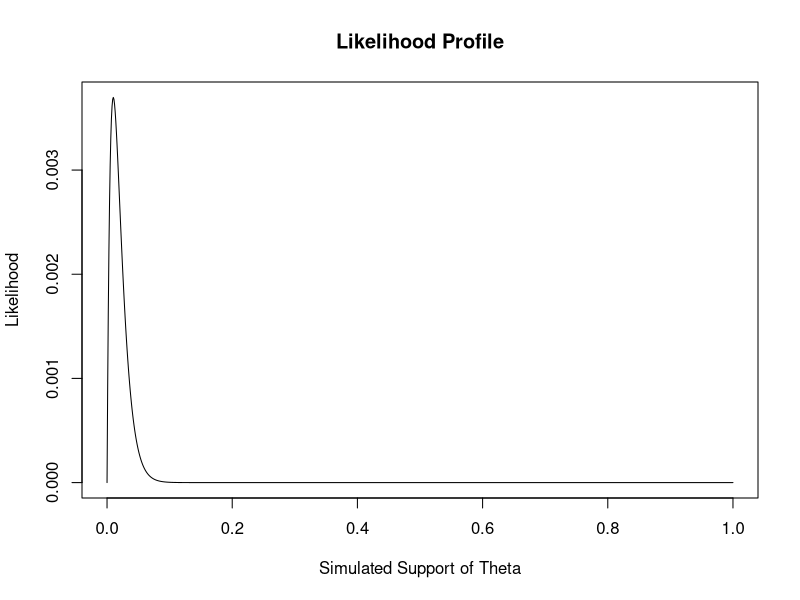
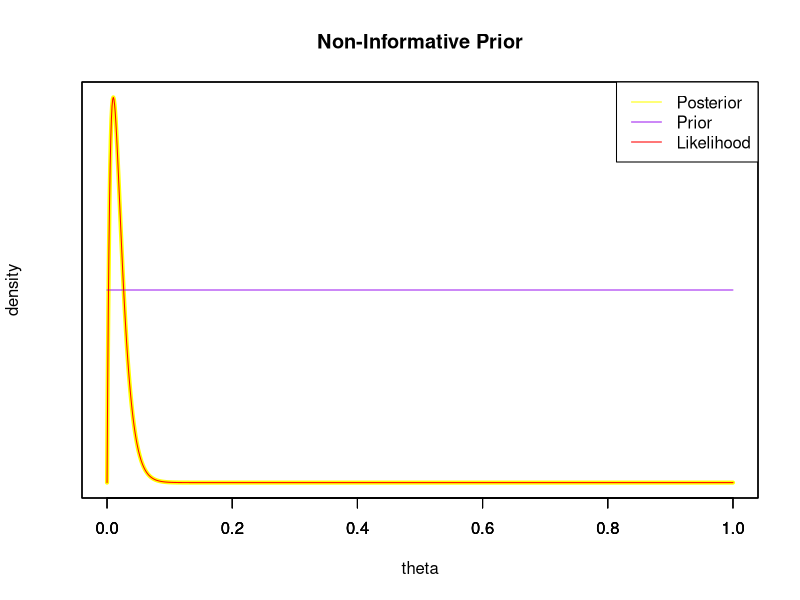
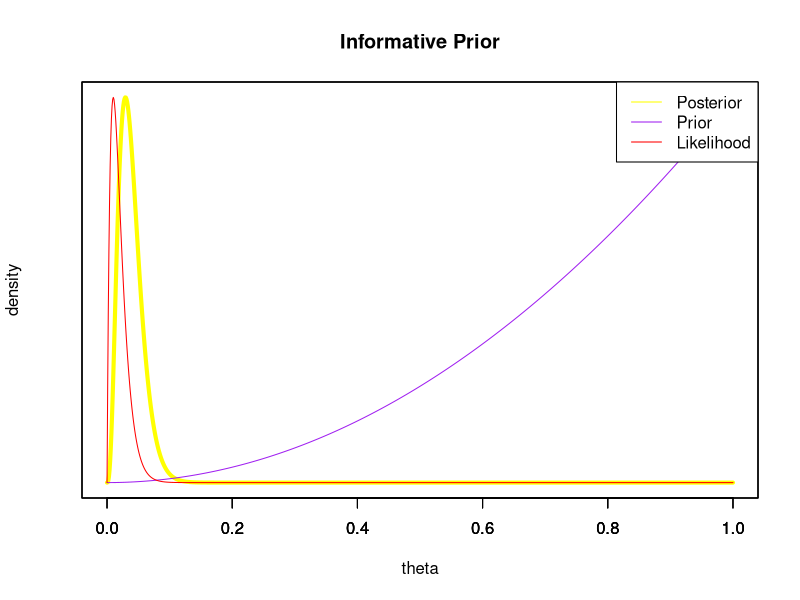
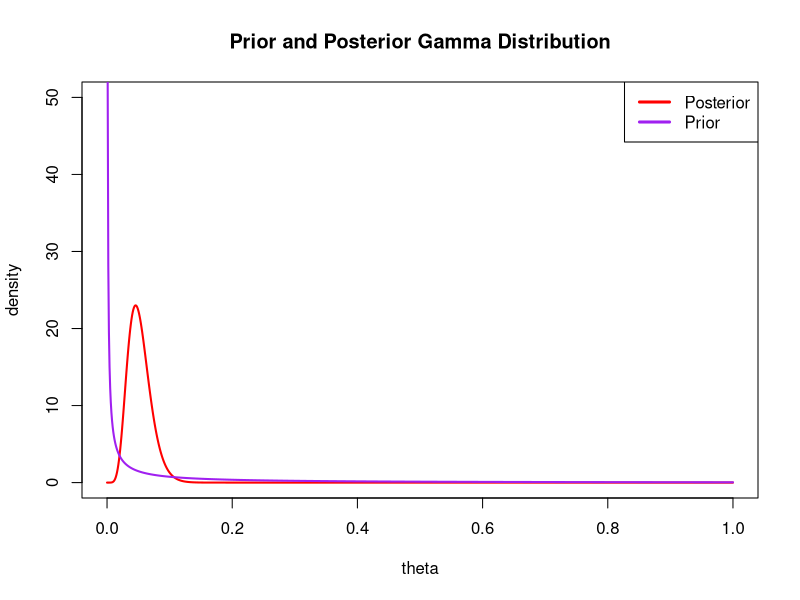
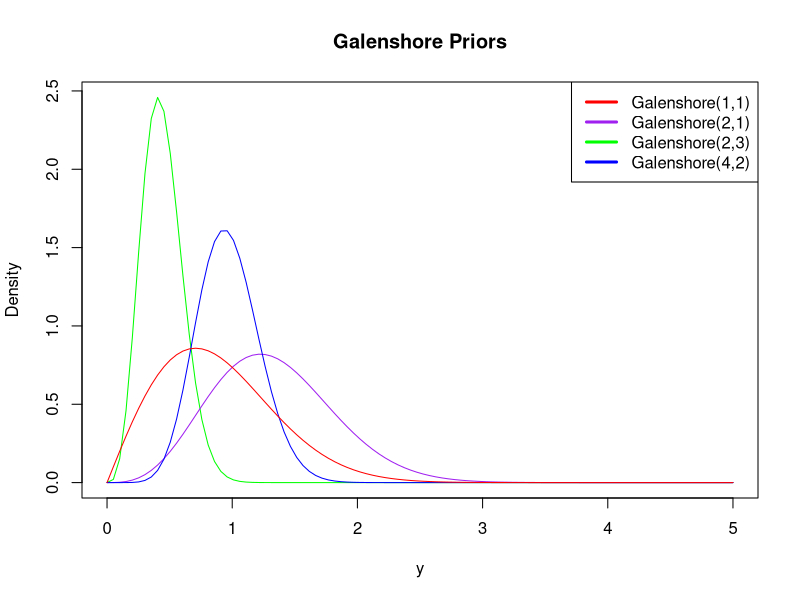

These figures' R source, in order:
## ---- chunk 1
knitr::opts_chunk$set(echo = TRUE)
## ---- chunk 2
# set a seed
set.seed(123)
# create the observed data
obs.data <- rbinom(n = 100, size = 1, prob = 0.01)
# # inspect the observed data
# head(obs.data)
# tail(obs.data)
# length(obs.data)
## ---- chunk 3
### Bernoulli LH Function ###
# Input: obs.data, theta
# Output: bernoulli likelihood
LH.func = function(obs.data,theta){
  x = sum(obs.data)
  N = length(obs.data)
  LH = (theta^x)*(1-theta)^{N-x}
  return(LH)
}


### Plot LH for a grid of theta values ###
# Create the grid #
theta.sim = seq(0,1,length.out=1000)
# Store the LH values
LH.sim = LH.func(obs.data,theta.sim)
# Create the Plot
plot(x=theta.sim,y=LH.sim,type='l',main='Likelihood Profile',
     xlab="Simulated Support of Theta",ylab='Likelihood')
## ---- chunk 4
#Function for posterior parameters 
PostPram.func = function(a,b,obs.data){
  x = sum(obs.data)
  N = length(obs.data)
  Post.a = x + a
  Post.b = N - x + b
  ret = list("a" = Post.a, "b" = Post.b)
  return(ret)
}

##Generate and Print Posterior Parameters
#Case 1: non-informative prior 
Pram.NonInf = PostPram.func(1,1,obs.data)
Pram.NonInf
## ---- chunk 5
#Case 2: informative prior 
Pram.Info = PostPram.func(3,1,obs.data)
Pram.Info
## ---- chunk 6
#create support
p = seq(0,1, length=1000)

##plot Non-Informative Prior and Posterior along with likelihood
#plot posterior
plot(p, dbeta(p, Pram.NonInf$a,Pram.NonInf$b),lwd=4, ylab='density', 
     type ='l', col='yellow', main = "Non-Informative Prior", xlab = "theta", yaxt='n')
par(new=TRUE)
#plot prior
plot(p, dbeta(p, 1, 1), col='purple', type = 'l',ylab = "",yaxt='n',xlab="") 
par(new=TRUE)
#plot likelihood
plot(p, LH.sim, col='red', type = 'l', ylab = "",yaxt='n',xlab="") 


#add legend
legend("topright", c( "Posterior","Prior",'Likelihood'),
       lty=c(1,1,1),col=c("yellow","purple","red"))

## ---- chunk 7
#create support
p = seq(0,1, length=1000)

#plot Informative Prior and Posterior along with likelihood
plot(p, dbeta(p, Pram.Info$a,Pram.Info$b),lwd=4, ylab='density', 
     type ='l', col='yellow', main = "Informative Prior", xlab = "theta", yaxt='n')
par(new=TRUE)
#plot prior
plot(p, dbeta(p, 3, 1), col='purple', type = 'l',ylab = "",yaxt='n',xlab="") 
par(new=TRUE)
#plot likelihood
plot(p, LH.sim, col='red', type = 'l', ylab = "",yaxt='n',xlab="") 


#add legend
legend("topright", c( "Posterior","Prior",'Likelihood'),lty=c(1,1,1),
       col=c("yellow","purple","red"))
## ---- chunk 8
#define data and support
obs.data = c(20.9, 69.7, 3.6, 21.8, 21.4, 0.4, 6.7, 10.0)
theta.sim = seq(0,1, length=1000)

#plotting function 
plot.func = function(a,b,theta,obs.data){
  x = sum(obs.data) #get x (sum of observed)
  n = length(obs.data) # get n (number of observed)
  prior = dgamma(theta,a,b) 
  posterior = dgamma(theta,n+a,b+x)
  
#plot posterior
plot(theta,posterior,lwd=2, ylab='density', type ='l', col='red', 
     main = "Prior and Posterior Gamma Distribution", xlab = "theta", ylim = c(0,50))
#plot prior
lines(theta, prior,lwd=2, col='purple', type = 'l',ylab = "",xlab="") 

legend("topright", c( "Posterior","Prior"), lty=c(1,1), lwd=c(3,3),
col = c("red", "purple"))
}

plot.func(0.1, 1.0,theta.sim,obs.data)

## ---- chunk 9
galenshore.func <- function(a, theta, y){
  p <- 2/gamma(a)*theta^(2*a)*y^(2*a-1)*exp(-theta^2*y^2)
  return(p)
}
y <- seq(0, 5, length.out = 100)
first <- galenshore.func(1,1, y)
second <- galenshore.func(2,1,y)
third <- galenshore.func(2,3,y) # type = "galenshore(2,3)")
fourth <- galenshore.func(4,2,y) #type = "galenshore(4,2)")


plot(y, third, type = "l", xlab = "y", ylab = "Density",
     main = "Galenshore Priors",col = "green")
lines(y, second, col = "purple")
lines(y, fourth, col = "blue")
lines(y, first, col = "red")
legend("topright", c( "Galenshore(1,1)","Galenshore(2,1)","Galenshore(2,3)","Galenshore(4,2)"), 
       lty=c(1,1), lwd=c(3,3),
col = c("red", "purple","green","blue"))

